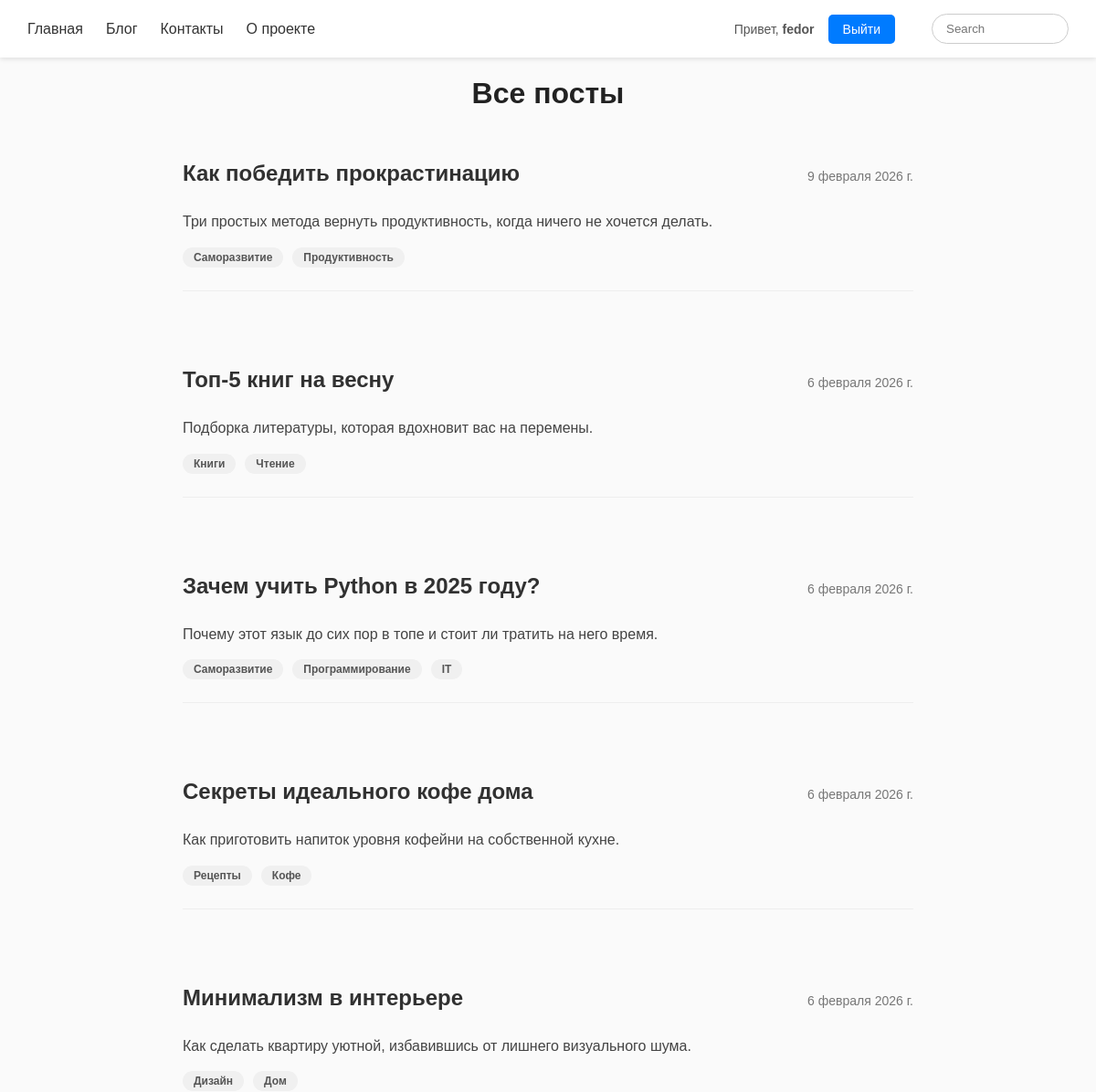
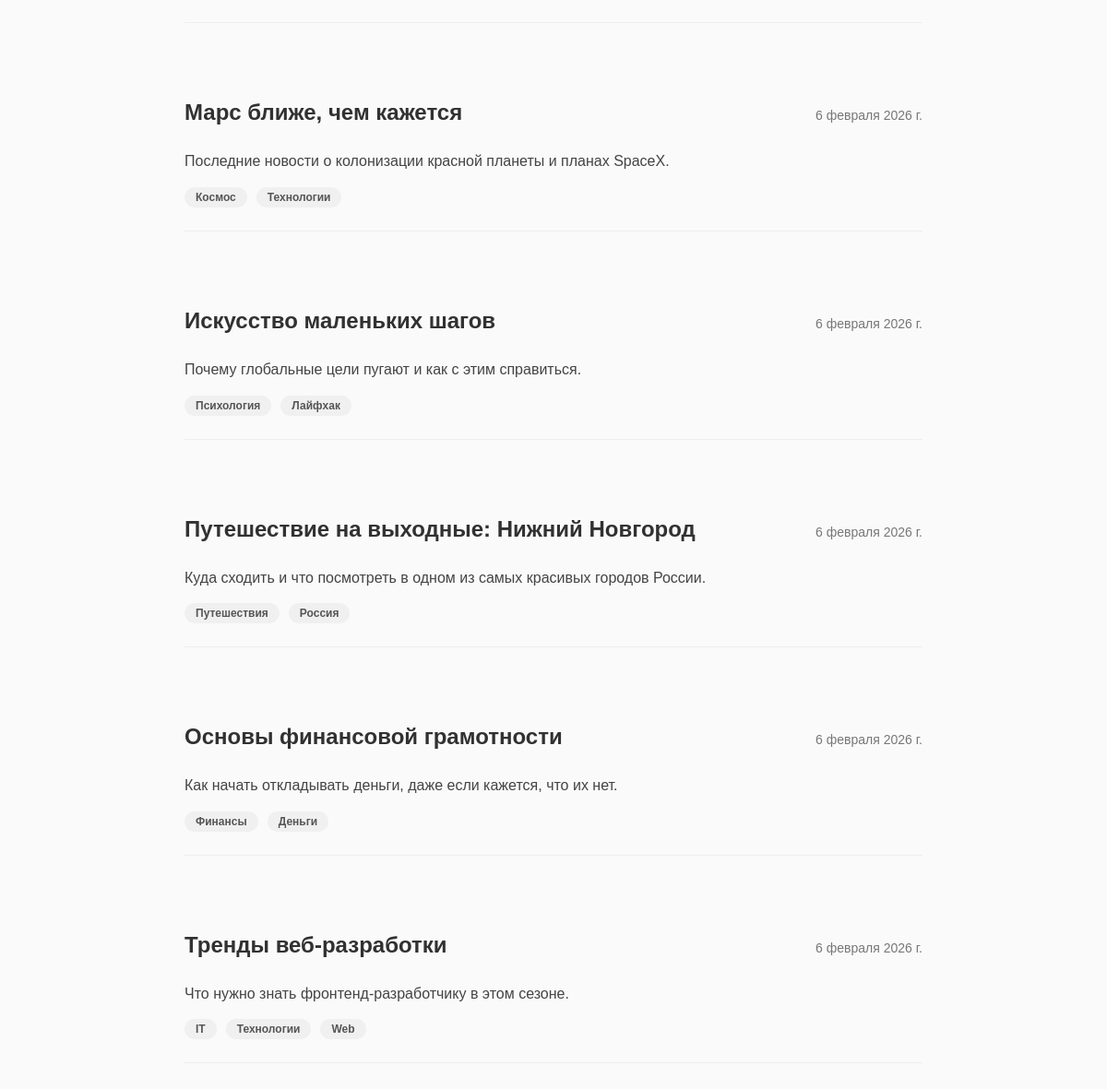
The page /posts/ (signed in) on the database its author committed (2 pictures, top to bottom).
### blog/models.py (models this page shows, shortened)
class Post(models.Model):
    title = models.CharField(max_length=150)
    excerpt = models.CharField(max_length=400)
    date = models.DateField(auto_now=True)
    slug = models.SlugField(unique=True) # /first-past
    content = models.TextField()
    tags = models.ManyToManyField(Tag)

class Tag(models.Model):
    caption = models.CharField(max_length=20)

### blog/views.py (the view)
# urls.py: path('posts/', views.posts, name="posts"),
def posts(request):
    all_posts = Post.objects.all().order_by("-date")
    return render(request, "blog/posts.html", {
        "posts": all_posts
    })

### blog/templates/blog/posts.html
{% extends "base.html" %}
{% block content %}
    <h1 class="main-title about-title">Все посты</h1>
    {% for p in posts %}
        <article class="post">
            <div class="post-title-and-date">
                <a href="{% url 'post-detail-page' p.slug %}" class="post-title"><h2>{{ p.title }}</h2></a>
                <p class="post-date">{{ p.date }}</p>
            </div>
            <p class="post-excerpt">{{ p.excerpt }}</p>
            <div class="post-tags">
                {% for tag in p.tags.all %}
                    <strong class="post-tag">{{ tag.caption }}</strong>
                {% endfor %}
            </div>
            <hr>
        </article>
    {% endfor %}
{% endblock %}

### templates/base.html (shortened to what this page needs)
{% load static %}
<!DOCTYPE html>
<html lang="en">
<head>
    <link rel="stylesheet" href="{% static 'app.css' %}">
</head>
<body>
    <header class="header">
        <nav class="nav">
            <ul class="nav-links">
                <li><a href="/" class="nav-item">Главная</a></li>
                <li><a href="/posts" class="nav-item">Блог</a></li>
                <li><a href="/contacts" class="nav-item">Контакты</a></li>
                <li><a href="/about" class="nav-item">О проекте</a></li>
            </ul>
            <ul>
                <p>
                <form id="logout-form" class="logout-form" action="{% url 'logout' %}" method="post">
                    {% if user.is_authenticated %}
                    <p>Привет, <strong>{{ user.get_username }}</strong></p>
                    <button type="submit" class="logout-button">Выйти</button>
                    {% else %}
                    <a href="{% url 'login' %}?next={{ request.path }}"><button type="button" class="login-button">Войти</button></a>
                    {% endif %}
                </form>
                </p>
                <input type="search" placeholder="Search" class="search" name="Search">
            </ul>
        </nav>
    </header>
    {% block content %}
    {% endblock %}
</body>
</html>

### static/app.css (style rules this page uses)
body { margin: 0; background-color: #fafafa; color: #000000; font-family: "Ubuntu", sans-serif; font-weight: 400; font-style: normal; }
.header { background-color: #ffffff; padding: 15px 30px; box-shadow: 0 2px 5px #0000001a; }
.nav { display: flex; justify-content: space-between; align-items: center; max-width: 1200px; margin: 0 auto; font-family: sans-serif; }
.nav-links { list-style: none; display: flex; gap: 25px; margin: 0; padding: 0; }
.nav-item { text-decoration: none; color: #333; font-weight: 500; transition: 0.3s; }
.nav ul:last-child { display: flex; align-items: center; gap: 20px; list-style: none; margin: 0; padding: 0; }
.logout-form { display: flex; align-items: center; gap: 15px; margin: 0; }
.logout-form p { margin: 0; font-size: 14px; color: #555; }
.login-button, .logout-button { background-color: #007bff; color: white; border: none; padding: 8px 16px; border-radius: 5px; cursor: pointer; font-size: 14px; transition: 0.3s; }
.search { padding: 8px 15px; border: 1px solid #ccc; border-radius: 20px; outline: none; width: 150px; }
.main-title { font-family: sans-serif; color: #222; text-align: center; margin-bottom: 40px; }
.post { max-width: 800px; margin: 0 auto 30px; font-family: sans-serif; padding: 20px; border-radius: 10px; transition: transform 0.3s ease, box-shadow 0.3s ease; }
.post-title-and-date { display: flex; justify-content: space-between; align-items: baseline; gap: 20px; }
.post-title { text-decoration: none; color: #313131; }
.post-title h2 { margin: 0; font-size: 24px; }
.post-date { color: #777; font-size: 14px; }
.post-excerpt { line-height: 1.6; color: #444; margin: 15px 0; }
.post-tags { display: flex; gap: 10px; flex-wrap: wrap; }
.post-tag { background-color: #f0f0f0; color: #555; padding: 4px 12px; border-radius: 15px; font-size: 12px; margin: 0; }
hr { border: 0; border-top: 1px solid #eee; margin-top: 25px; }
.about-title { font-size: 32px; color: #222; text-align: center; margin-bottom: 30px; }

### rows shown on the page
Post: title "Как победить прокрастинацию", date "9 февраля 2026 г.", excerpt "Три простых метода вернуть продуктивность, когда ничего не хочется делать."
Tag: caption "Саморазвитие"
Tag: caption "Продуктивность"
Post: title "Топ-5 книг на весну", date "6 февраля 2026 г.", excerpt "Подборка литературы, которая вдохновит вас на перемены."
Tag: caption "Книги"
Tag: caption "Чтение"
Post: title "Зачем учить Python в 2025 году?", date "6 февраля 2026 г.", excerpt "Почему этот язык до сих пор в топе и стоит ли тратить на него время."
Tag: caption "Программирование"
Tag: caption "IT"
Post: title "Секреты идеального кофе дома", date "6 февраля 2026 г.", excerpt "Как приготовить напиток уровня кофейни на собственной кухне."
Tag: caption "Рецепты"
Tag: caption "Кофе"
Post: title "Минимализм в интерьере", date "6 февраля 2026 г.", excerpt "Как сделать квартиру уютной, избавившись от лишнего визуального шума."
Tag: caption "Дизайн"
Tag: caption "Дом"
Post: title "Марс ближе, чем кажется", date "6 февраля 2026 г.", excerpt "Последние новости о колонизации красной планеты и планах SpaceX."
Tag: caption "Космос"
Tag: caption "Технологии"
Post: title "Искусство маленьких шагов", date "6 февраля 2026 г.", excerpt "Почему глобальные цели пугают и как с этим справиться."
Tag: caption "Психология"
Tag: caption "Лайфхак"
Post: title "Путешествие на выходные: Нижний Новгород", date "6 февраля 2026 г.", excerpt "Куда сходить и что посмотреть в одном из самых красивых городов России."
Tag: caption "Путешествия"
Tag: caption "Россия"
Post: title "Основы финансовой грамотности", date "6 февраля 2026 г.", excerpt "Как начать откладывать деньги, даже если кажется, что их нет."
Tag: caption "Финансы"
Tag: caption "Деньги"
Post: title "Тренды веб-разработки", date "6 февраля 2026 г.", excerpt "Что нужно знать фронтенд-разработчику в этом сезоне."
Tag: caption "Web"

### other values the page prints
{{ user.get_username }} "fedor"
